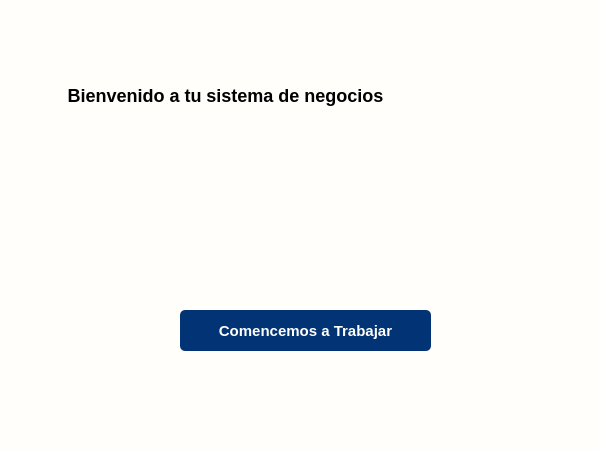
<?xml version="1.0" encoding="UTF-8"?>
<ui version="4.0">
 <class>Bienvenida</class>
 <widget class="QWidget" name="Bienvenida">
  <property name="geometry">
   <rect>
    <x>0</x>
    <y>0</y>
    <width>600</width>
    <height>450</height>
   </rect>
  </property>
  <property name="minimumSize">
   <size>
    <width>600</width>
    <height>450</height>
   </size>
  </property>
  <property name="maximumSize">
   <size>
    <width>600</width>
    <height>450</height>
   </size>
  </property>
  <property name="windowTitle">
   <string>Form</string>
  </property>
  <property name="styleSheet">
   <string notr="true">#Bienvenida{
background: #fffefb;
}
#contenedor{
background-color: #fffefb;
border-radius: 20px;
}
#etiqueta_titulo{
font-family: Arial;
font-weight:bold;
font-size: 18px;
}
#btn_btn_registrar{
background: #023375;
border-radius: 5px;
color:#fffefb;
}
#btn_btn_registrar:hover{
background: #2196F3;
}
#btn_btn_registrar:pressed{
background-color:#1B80D0;
}</string>
  </property>
  <widget class="QWidget" name="contenedor" native="true">
   <property name="geometry">
    <rect>
     <x>40</x>
     <y>80</y>
     <width>521</width>
     <height>291</height>
    </rect>
   </property>
   <property name="styleSheet">
    <string notr="true"/>
   </property>
   <widget class="QLabel" name="etiqueta_imagen">
    <property name="geometry">
     <rect>
      <x>100</x>
      <y>30</y>
      <width>351</width>
      <height>221</height>
     </rect>
    </property>
    <property name="styleSheet">
     <string notr="true"/>
    </property>
    <property name="text">
     <string/>
    </property>
    <property name="pixmap">
     <pixmap resource="../../Source/iconsdvg.qrc">:/Icons/IconosSVG/ilustracion_hombre_con_computadora.png</pixmap>
    </property>
    <property name="scaledContents">
     <bool>true</bool>
    </property>
   </widget>
   <widget class="QLabel" name="etiqueta_titulo">
    <property name="geometry">
     <rect>
      <x>20</x>
      <y>0</y>
      <width>331</width>
      <height>31</height>
     </rect>
    </property>
    <property name="font">
     <font>
      <family>Arial</family>
      <pointsize>-1</pointsize>
      <bold>true</bold>
     </font>
    </property>
    <property name="text">
     <string>Bienvenido a tu sistema de negocios</string>
    </property>
    <property name="alignment">
     <set>Qt::AlignmentFlag::AlignCenter</set>
    </property>
   </widget>
   <widget class="QPushButton" name="btn_btn_registrar">
    <property name="geometry">
     <rect>
      <x>140</x>
      <y>230</y>
      <width>251</width>
      <height>41</height>
     </rect>
    </property>
    <property name="font">
     <font>
      <pointsize>11</pointsize>
      <bold>true</bold>
     </font>
    </property>
    <property name="cursor">
     <cursorShape>PointingHandCursor</cursorShape>
    </property>
    <property name="styleSheet">
     <string notr="true"/>
    </property>
    <property name="text">
     <string>Comencemos a Trabajar</string>
    </property>
   </widget>
   <widget class="QLabel" name="label">
    <property name="geometry">
     <rect>
      <x>360</x>
      <y>40</y>
      <width>131</width>
      <height>61</height>
     </rect>
    </property>
    <property name="styleSheet">
     <string notr="true"/>
    </property>
    <property name="text">
     <string/>
    </property>
    <property name="pixmap">
     <pixmap resource="../../Source/iconsdvg.qrc">:/Icons/IconosSVG/logo_devrous.png</pixmap>
    </property>
    <property name="scaledContents">
     <bool>true</bool>
    </property>
   </widget>
   <zorder>etiqueta_imagen</zorder>
   <zorder>btn_btn_registrar</zorder>
   <zorder>etiqueta_titulo</zorder>
   <zorder>label</zorder>
  </widget>
 </widget>
 <resources>
  <include location="../../Source/ibootstrap.qrc"/>
  <include location="../../Source/iconsdvg.qrc"/>
 </resources>
 <connections/>
</ui>
